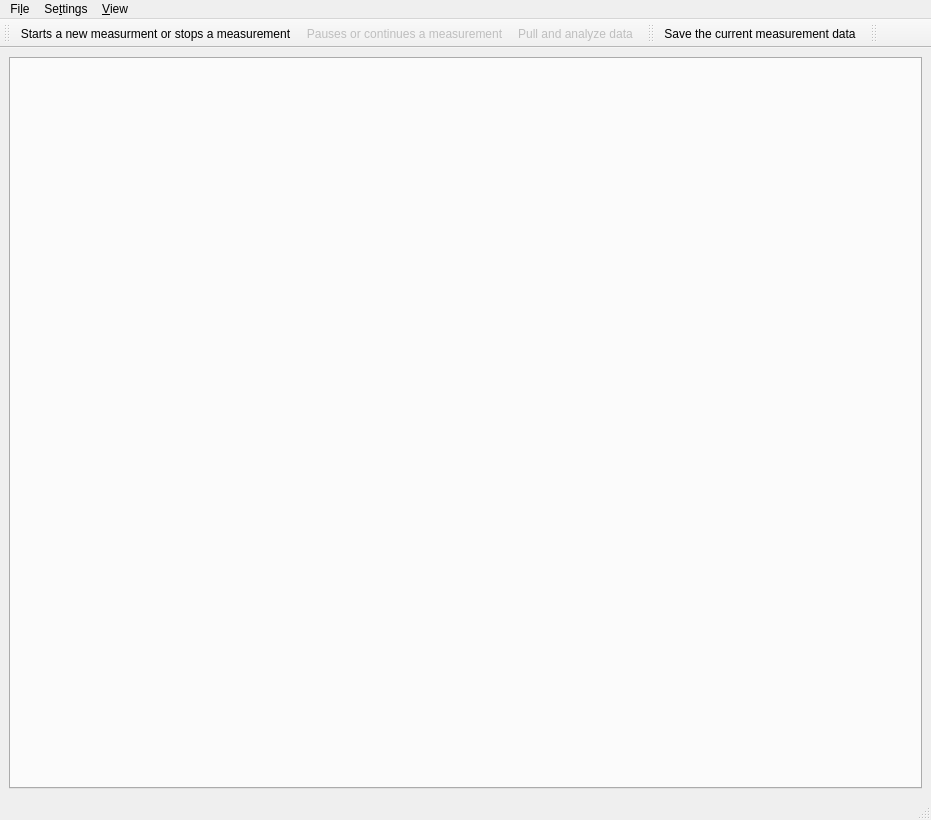
<?xml version="1.0" encoding="UTF-8"?>
<ui version="4.0">
 <class>MainWindow</class>
 <widget class="QMainWindow" name="MainWindow">
  <property name="geometry">
   <rect>
    <x>0</x>
    <y>0</y>
    <width>931</width>
    <height>820</height>
   </rect>
  </property>
  <property name="minimumSize">
   <size>
    <width>40</width>
    <height>0</height>
   </size>
  </property>
  <property name="windowTitle">
   <string>qudi: Pulsed Measurement</string>
  </property>
  <property name="layoutDirection">
   <enum>Qt::LeftToRight</enum>
  </property>
  <widget class="QWidget" name="centralwidget">
   <layout class="QGridLayout" name="gridLayout">
    <item row="0" column="0">
     <widget class="QTabWidget" name="tabWidget">
      <property name="styleSheet">
       <string notr="true">QTabWidget::tab:disabled { width: 0; height: 0; margin: 0; padding: 0; border: none; }</string>
      </property>
      <property name="currentIndex">
       <number>-1</number>
      </property>
     </widget>
    </item>
   </layout>
  </widget>
  <widget class="QMenuBar" name="menubar">
   <property name="geometry">
    <rect>
     <x>0</x>
     <y>0</y>
     <width>931</width>
     <height>21</height>
    </rect>
   </property>
   <widget class="QMenu" name="menuFile">
    <property name="title">
     <string>Fi&amp;le</string>
    </property>
    <addaction name="actionSave"/>
    <addaction name="actionClose"/>
   </widget>
   <widget class="QMenu" name="menuSettings">
    <property name="title">
     <string>Se&amp;ttings</string>
    </property>
    <addaction name="action_Settings_Analysis"/>
    <addaction name="action_Settings_Block_Generation"/>
    <addaction name="action_Settings_Sequence_Editor"/>
    <addaction name="action_Predefined_Methods_Config"/>
    <addaction name="action_FitSettings"/>
   </widget>
   <widget class="QMenu" name="menuView">
    <property name="title">
     <string>&amp;View</string>
    </property>
   </widget>
   <addaction name="menuFile"/>
   <addaction name="menuSettings"/>
   <addaction name="menuView"/>
  </widget>
  <widget class="QStatusBar" name="statusbar"/>
  <widget class="QToolBar" name="analysis_ToolBar">
   <property name="windowTitle">
    <string>toolBar</string>
   </property>
   <property name="layoutDirection">
    <enum>Qt::LeftToRight</enum>
   </property>
   <attribute name="toolBarArea">
    <enum>TopToolBarArea</enum>
   </attribute>
   <attribute name="toolBarBreak">
    <bool>false</bool>
   </attribute>
   <addaction name="action_run_stop"/>
   <addaction name="action_continue_pause"/>
   <addaction name="action_pull_data"/>
  </widget>
  <widget class="QToolBar" name="save_ToolBar">
   <property name="windowTitle">
    <string>toolBar</string>
   </property>
   <attribute name="toolBarArea">
    <enum>TopToolBarArea</enum>
   </attribute>
   <attribute name="toolBarBreak">
    <bool>false</bool>
   </attribute>
   <addaction name="action_save"/>
  </widget>
  <widget class="QToolBar" name="control_ToolBar">
   <property name="windowTitle">
    <string>toolBar</string>
   </property>
   <attribute name="toolBarArea">
    <enum>TopToolBarArea</enum>
   </attribute>
   <attribute name="toolBarBreak">
    <bool>false</bool>
   </attribute>
  </widget>
  <action name="action_Settings_Analysis">
   <property name="icon">
    <iconset>
     <normaloff>../../artwork/icons/oxygen/22x22/configure.png</normaloff>../../artwork/icons/oxygen/22x22/configure.png</iconset>
   </property>
   <property name="text">
    <string>Analysis</string>
   </property>
  </action>
  <action name="action_Settings_Block_Generation">
   <property name="icon">
    <iconset>
     <normaloff>../../artwork/icons/oxygen/22x22/configure.png</normaloff>../../artwork/icons/oxygen/22x22/configure.png</iconset>
   </property>
   <property name="text">
    <string>Block Generation</string>
   </property>
  </action>
  <action name="action_Settings_Sequence_Editor">
   <property name="icon">
    <iconset>
     <normaloff>../../artwork/icons/oxygen/22x22/configure.png</normaloff>../../artwork/icons/oxygen/22x22/configure.png</iconset>
   </property>
   <property name="text">
    <string>Sequence Editor</string>
   </property>
  </action>
  <action name="actionSave">
   <property name="icon">
    <iconset>
     <normaloff>../../artwork/icons/oxygen/22x22/document-save.png</normaloff>../../artwork/icons/oxygen/22x22/document-save.png</iconset>
   </property>
   <property name="text">
    <string>&amp;Save</string>
   </property>
  </action>
  <action name="action_run_stop">
   <property name="checkable">
    <bool>true</bool>
   </property>
   <property name="icon">
    <iconset>
     <normaloff>../../artwork/icons/qudiTheme/22x22/start-counter.png</normaloff>
     <activeon>../../artwork/icons/qudiTheme/22x22/stop-counter.png</activeon>
     <selectedon>../../artwork/icons/qudiTheme/22x22/stop-counter.png</selectedon>../../artwork/icons/qudiTheme/22x22/start-counter.png</iconset>
   </property>
   <property name="text">
    <string>Starts a new measurment or stops a measurement</string>
   </property>
  </action>
  <action name="action_continue_pause">
   <property name="checkable">
    <bool>true</bool>
   </property>
   <property name="enabled">
    <bool>false</bool>
   </property>
   <property name="icon">
    <iconset>
     <normaloff>../../artwork/icons/qudiTheme/22x22/restart-counter.png</normaloff>../../artwork/icons/qudiTheme/22x22/restart-counter.png</iconset>
   </property>
   <property name="text">
    <string>Pauses or continues a measurement</string>
   </property>
   <property name="toolTip">
    <string>action_continue_pause</string>
   </property>
  </action>
  <action name="action_save">
   <property name="icon">
    <iconset>
     <normaloff>../../artwork/icons/oxygen/22x22/document-save.png</normaloff>../../artwork/icons/oxygen/22x22/document-save.png</iconset>
   </property>
   <property name="text">
    <string>Save the current measurement data</string>
   </property>
  </action>
  <action name="action_pull_data">
   <property name="enabled">
    <bool>false</bool>
   </property>
   <property name="icon">
    <iconset>
     <normaloff>../../artwork/icons/oxygen/22x22/view-refresh.png</normaloff>../../artwork/icons/oxygen/22x22/view-refresh.png</iconset>
   </property>
   <property name="text">
    <string>Pull and analyze data</string>
   </property>
  </action>
  <action name="actionClose">
   <property name="icon">
    <iconset>
     <normaloff>../../artwork/icons/oxygen/22x22/application-exit.png</normaloff>../../artwork/icons/oxygen/22x22/application-exit.png</iconset>
   </property>
   <property name="text">
    <string>&amp;Close</string>
   </property>
  </action>
  <action name="action_Show_Predefined_Methods">
   <property name="text">
    <string>Show Predefined Methods</string>
   </property>
  </action>
  <action name="action_Predefined_Methods_Config">
   <property name="icon">
    <iconset>
     <normaloff>../../artwork/icons/oxygen/22x22/configure.png</normaloff>../../artwork/icons/oxygen/22x22/configure.png</iconset>
   </property>
   <property name="text">
    <string>Predefined Methods</string>
   </property>
  </action>
  <action name="action_FitSettings">
   <property name="icon">
    <iconset>
     <normaloff>../../artwork/icons/oxygen/22x22/configure.png</normaloff>../../artwork/icons/oxygen/22x22/configure.png</iconset>
   </property>
   <property name="text">
    <string>Fit Settings</string>
   </property>
   <property name="toolTip">
    <string>Customize fitting routines for pulsed measurements</string>
   </property>
  </action>
 </widget>
 <resources/>
 <connections>
  <connection>
   <sender>actionClose</sender>
   <signal>triggered()</signal>
   <receiver>MainWindow</receiver>
   <slot>close()</slot>
   <hints>
    <hint type="sourcelabel">
     <x>-1</x>
     <y>-1</y>
    </hint>
    <hint type="destinationlabel">
     <x>504</x>
     <y>541</y>
    </hint>
   </hints>
  </connection>
 </connections>
</ui>
